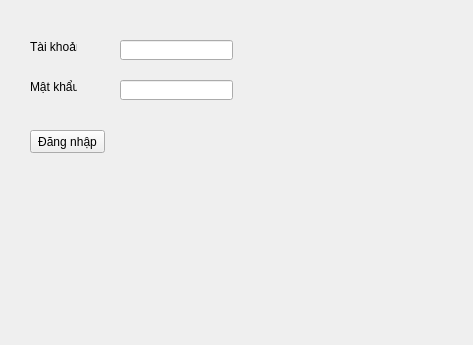
<?xml version="1.0" encoding="UTF-8"?>
<ui version="4.0">
 <class>Form</class>
 <widget class="QWidget" name="Form">
  <property name="geometry">
   <rect>
    <x>0</x>
    <y>0</y>
    <width>473</width>
    <height>345</height>
   </rect>
  </property>
  <property name="windowTitle">
   <string>Form đăng nhập</string>
  </property>
  <widget class="QLabel" name="taikhoan">
   <property name="geometry">
    <rect>
     <x>30</x>
     <y>40</y>
     <width>47</width>
     <height>13</height>
    </rect>
   </property>
   <property name="text">
    <string>Tài khoản</string>
   </property>
  </widget>
  <widget class="QLabel" name="matkhau">
   <property name="geometry">
    <rect>
     <x>30</x>
     <y>80</y>
     <width>47</width>
     <height>13</height>
    </rect>
   </property>
   <property name="text">
    <string>Mật khẩu</string>
   </property>
  </widget>
  <widget class="QLineEdit" name="o_nhap_tai_khoan">
   <property name="geometry">
    <rect>
     <x>120</x>
     <y>40</y>
     <width>113</width>
     <height>20</height>
    </rect>
   </property>
  </widget>
  <widget class="QLineEdit" name="o_nhap_mat_khau">
   <property name="geometry">
    <rect>
     <x>120</x>
     <y>80</y>
     <width>113</width>
     <height>20</height>
    </rect>
   </property>
  </widget>
  <widget class="QPushButton" name="nut_dang_nhap">
   <property name="geometry">
    <rect>
     <x>30</x>
     <y>130</y>
     <width>75</width>
     <height>23</height>
    </rect>
   </property>
   <property name="text">
    <string>Đăng nhập</string>
   </property>
  </widget>
 </widget>
 <resources/>
 <connections/>
</ui>
